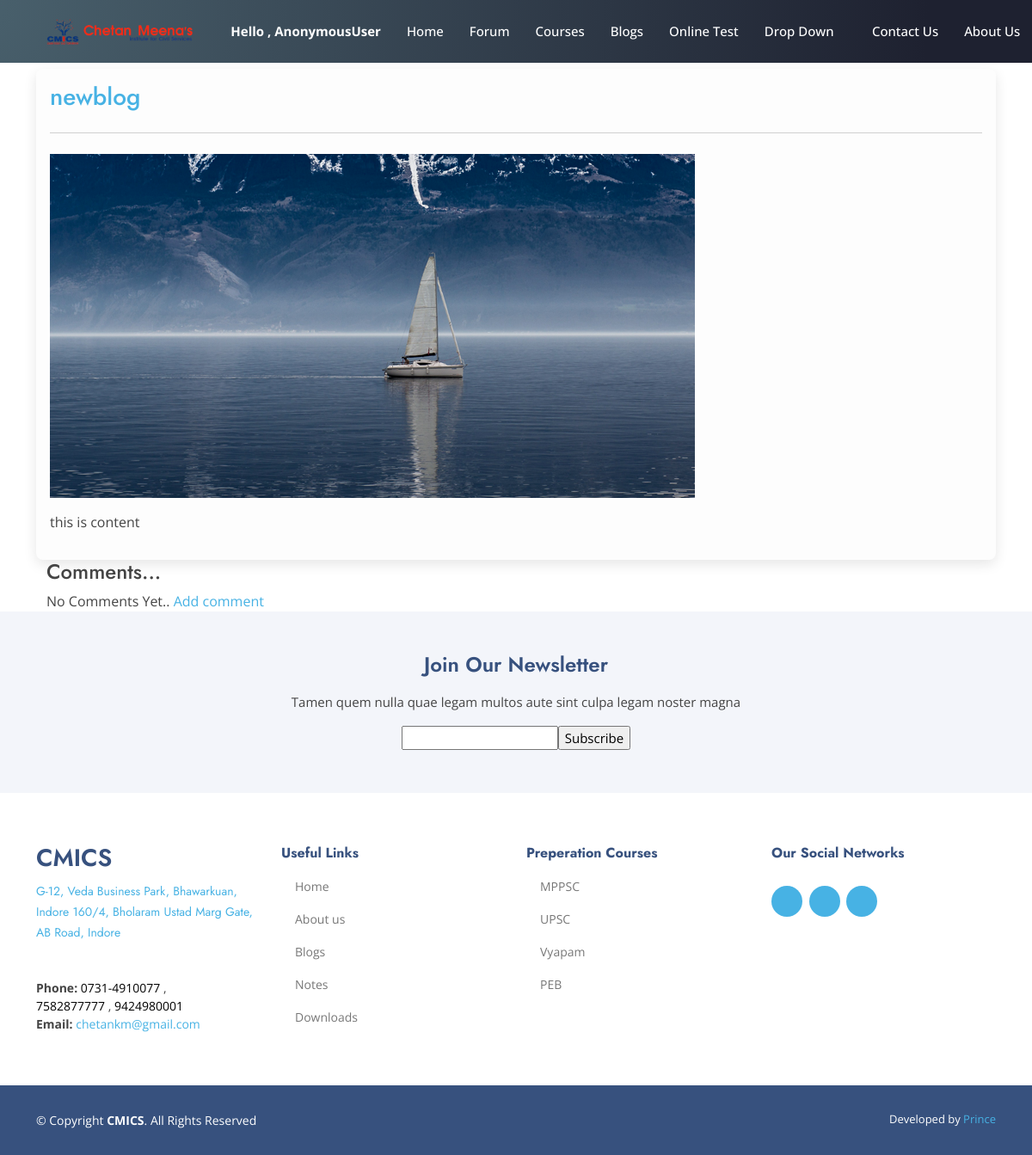
The page /blog/1 on the database its author committed.
### blog/models.py (models this page shows, shortened)
class Blog(models.Model):
    title = models.CharField(max_length=100,null=True)
    image = models.ImageField(null=True)
    content = RichTextUploadingField(null=True,blank=True)
    pub_date = models.DateTimeField(auto_now_add=True,null=True)
    published = models.BooleanField(default=None)
    category = models.CharField(max_length=255, default='')
    categories = models.ForeignKey(Category,verbose_name='Category',on_delete=models.PROTECT)
    snippet = models.CharField(max_length=500,default="click to read more",null=True)

### blog/views.py (the view)
# urls.py: path('blog/<int:pk>',blogDetailview.as_view(), name ='blog-detail'),
class blogDetailview(DetailView):
    model = Blog
    template_name = 'blog_details.html'

### templates/blog_details.html (shortened to what this page needs)
    {% extends "another.html" %}
{% load static %}
    {% block body %}
    <div class="container" style="margin-top: 5rem;">
    <div class="jumbotron mt-4 p-3" style="background-color: rgb(253, 253, 253); border-radius:8px; box-shadow: 0 5px 15px rgba(0, 0, 0, .1);">
        <h3 class="display-8"><a href="{% url 'blog-detail' blog.pk %}"> {{blog.title}}</h3></a>
        <hr class="my-4">
        <img src="{{blog.image.url}}" class="img" alt="blog1">
        <p>{{blog.content | safe}}</p>
        </div>
        </div>
    <div class="container">
        <div class="container">
            <h4>Comments...</h4>
            {% if not blog.comments.all %}
            No Comments Yet.. <a href="{%url 'blogcomment' blog.pk%}">Add comment</a>
            <br>
        {% endif %}
    </div>
</div>
    {% endblock body %}

### static/css/cmics.css (style rules this page uses)
body { font-family: "Open Sans", sans-serif; color: #444444; }
a { color: #47b2e4; text-decoration: none; }
h1, h2, h3, h4, h5, h6 { font-family: "Jost", sans-serif; }

### rows shown on the page
Blog: title "newblog", image (picture), content "this is content"

### other values the page prints
{{ request.user }} "AnonymousUser"
